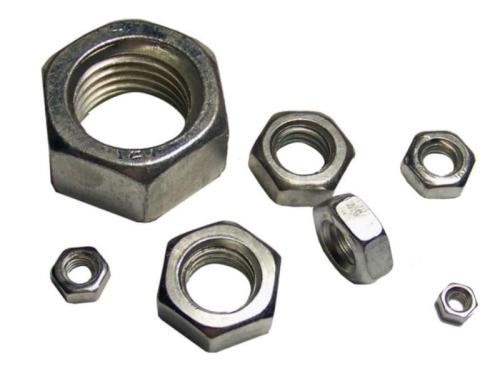
#> input picture 26-角点检测&跟踪图像特征/luo.jpg, 500 x 368 px
$ python image.py
#> lines starting #> are read from the running program, lines starting #| are printed output that depends on the picture; after the words box and inside, x2 and y2 are one past the last pixel; in counts of white or black regions, pixels touching at a corner belong together
'''
另一种角点检测技术：Shi-Tomasi角点检测
函数：cv2.goodFeatureToTrack()
输入的是灰度图像，确定检测的角点数目，再设置角点的质量水平，0-1之间，代表角点的最低质量，低于这个数的角点会被忽略，最后再设置两个角点之间的最短欧式距离。
'''


import cv2
import numpy as np
import matplotlib.pyplot as plt

img = cv2.imread('luo.jpg')
#> img is the input picture: shape (368, 500, 3); mean B, G, R 208.7, 211.1, 211.7
gray = cv2.cvtColor(img,cv2.COLOR_BGR2GRAY)

corners = cv2.goodFeaturesToTrack(gray,25,0.01,10)
#> corners = 25 rows, first 8: [382, 229], [312, 207], [333, 195], [139, 151], [462, 309], [353, 195], [121, 29], [441, 141]

#返回的结果是[[311.，250.]]
corners = np.int0(corners)
print(corners)
#> (printed output is left out)

for i in corners:
    x,y = i.ravel()
    cv2.circle(img,(x,y),3,255,-1)
#> this loop made 25 passes
#> (x, y) on passes 1 to 12: (382, 229), (312, 207), (333, 195), (139, 151), (462, 309), (353, 195), (121, 29), (441, 141), (424, 136), (463, 172), (324, 188), (104, 269)
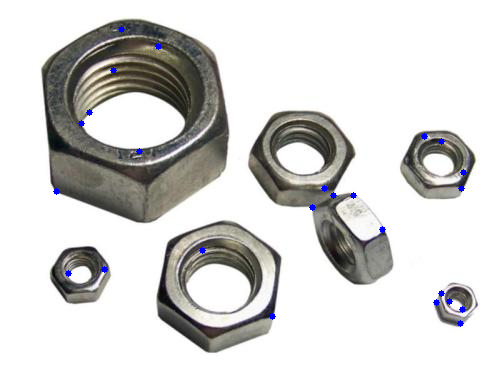
#> img: shape (368, 500, 3); 0.39% of pixels changed, all inside (x1, y1, x2, y2) = (53, 26, 467, 327)

plt.imshow(img)
plt.show()

$ run again, with 26-角点检测&跟踪图像特征/black.jpg copied over 26-角点检测&跟踪图像特征/luo.jpg
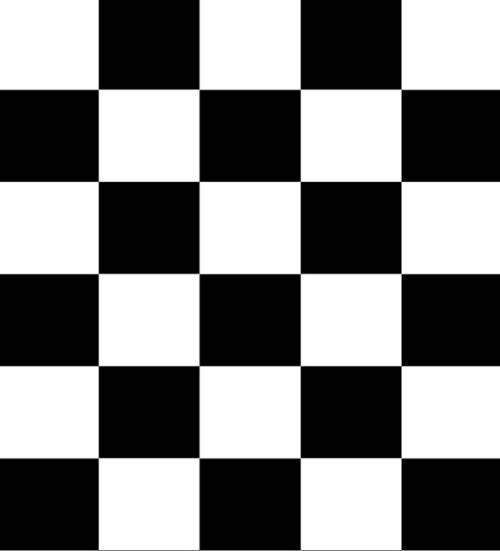
#> input picture 26-角点检测&跟踪图像特征/black.jpg, 500 x 551 px
#> img is the input picture: shape (551, 500, 3); min 0, max 255, mean 127.6
#> corners = 24 rows, first 8: [301, 182], [401, 182], [99, 182], [402, 457], [301, 457], [301, 365], [199, 181], [402, 365]
#> (printed output is left out)
#> the loop `for i in corners:` made 24 passes
#> after the loop `for i in corners:`:
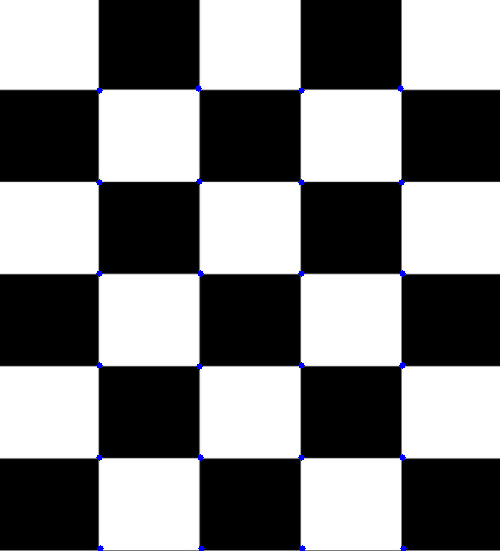
#> img: shape (551, 500, 3); 0.25% of pixels changed, all inside (x1, y1, x2, y2) = (96, 85, 407, 551)

$ run again, with 26-角点检测&跟踪图像特征/shape.png saved as 26-角点检测&跟踪图像特征/luo.jpg
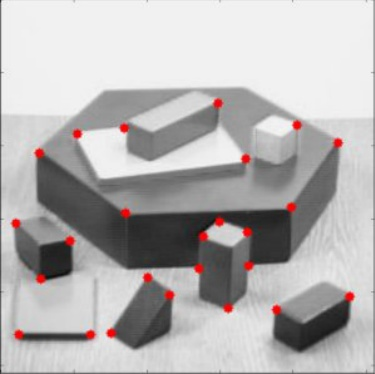
#> input picture 26-角点检测&跟踪图像特征/shape.png, 375 x 374 px
#> img is the input picture: shape (374, 375, 3); mean B, G, R 178.9, 178.9, 181.7
#> corners = 25 rows, first 8: [2, 72], [372, 72], [2, 371], [240, 161], [147, 371], [1, 219], [242, 230], [126, 133]
#> (printed output is left out)
#> the loop `for i in corners:` made 25 passes
#> after the loop `for i in corners:`:
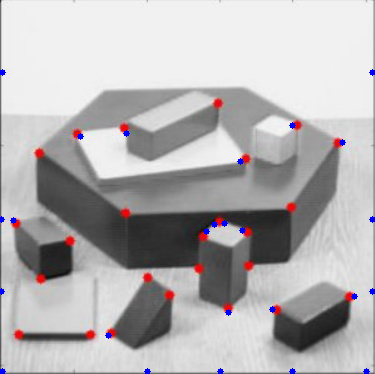
#> img: shape (374, 375, 3); 0.5% of pixels changed, all inside (x1, y1, x2, y2) = (0, 69, 375, 374)
